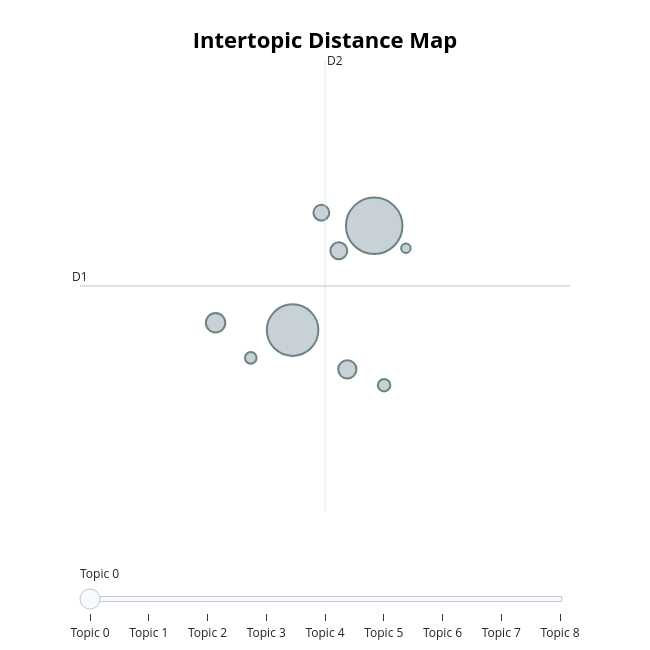

The notebook cell saved with this chart:
### Markdown cell above
### X2. Re-Check Visualizations
👁️ Check topic visualizations after each effective modification step above.<br>
🔄 Try both embeddings and cTF-IDF using `use_ctfidf`

📚 BERTopic [visualize_topics()](https://maartengr.github.io/BERTopic/api/bertopic.html#bertopic._bertopic.BERTopic.visualize_topics), [visualize_heatmap()](https://maartengr.github.io/BERTopic/api/bertopic.html#bertopic._bertopic.BERTopic.visualize_heatmap)

### Code cell
#| code-summary: 'Visualize topics in UMAP 2-dimensional space'
topic_model.visualize_topics(
    use_ctfidf = False, # default False (by embeddings) / True (by cTF-IDF)
    top_n_topics = None, # default None (all)
    custom_labels = True, # default False
)

### Figure 1 — Plotly figure (JSON) as saved in the notebook; plotly's stock layout.template omitted (floating-point values rounded to 4 significant figures)
{"data": [{"customdata": [[0, "human | assistant | make | like | use", 573], [1, "human | assistant | people | like | want", 476], [2, "game | games | video | play | assistant", 68], [3, "human | film | assistant | movies | story", 60], [4, "visit | hotel | assistant | human | time", 51], [5, "hair | want | blonde | human | assistant", 45], [6, "music | song | genre | 10 | favorite", 28], [7, "address | locate | home | human | assistant", 24], [8, "symptoms | ear | kidney | kidneys | doctor", 16]], "hovertemplate": "<b>Topic %{customdata[0]}</b><br>%{customdata[1]}<br>Size: %{customdata[2]}", "legendgroup": "", "marker": {"color": "#B0BEC5", "line": {"color": "DarkSlateGrey", "width": 2}, "size": [573, 476, 68, 60, 51, 45, 28, 24, 16], "sizemode": "area", "sizeref": 0.3581, "symbol": "circle"}, "mode": "markers", "name": "", "orientation": "v", "showlegend": false, "type": "scatter", "x": [11.81, 10.9, 10.04, 11.51, 11.41, 11.22, 11.92, 10.43, 12.16], "xaxis": "x", "y": [19.72, 17.67, 17.82, 16.9, 19.23, 19.98, 16.59, 17.13, 19.28], "yaxis": "y"}], "layout": {"annotations": [{"showarrow": false, "text": "D1", "x": 8.537, "y": 18.54, "yshift": 10}, {"showarrow": false, "text": "D2", "x": 11.26, "xshift": 10, "y": 22.97}], "height": 650, "hoverlabel": {"bgcolor": "white", "font": {"family": "Rockwell", "size": 16}}, "legend": {"itemsizing": "constant", "tracegroupgap": 0}, "margin": {"t": 60}, "shapes": [{"line": {"color": "#CFD8DC", "width": 2}, "type": "line", "x0": 11.26, "x1": 11.26, "y0": 14.1, "y1": 22.97}, {"line": {"color": "#9E9E9E", "width": 2}, "type": "line", "x0": 8.537, "x1": 13.98, "y0": 18.54, "y1": 18.54}], "sliders": [{"active": 0, "pad": {"t": 50}, "steps": [{"args": [{"marker.color": [["red", "#B0BEC5", "#B0BEC5", "#B0BEC5", "#B0BEC5", "#B0BEC5", "#B0BEC5", "#B0BEC5", "#B0BEC5"]]}], "label": "Topic 0", "method": "update"}, {"args": [{"marker.color": [["#B0BEC5", "red", "#B0BEC5", "#B0BEC5", "#B0BEC5", "#B0BEC5", "#B0BEC5", "#B0BEC5", "#B0BEC5"]]}], "label": "Topic 1", "method": "update"}, {"args": [{"marker.color": [["#B0BEC5", "#B0BEC5", "red", "#B0BEC5", "#B0BEC5", "#B0BEC5", "#B0BEC5", "#B0BEC5", "#B0BEC5"]]}], "label": "Topic 2", "method": "update"}, {"args": [{"marker.color": [["#B0BEC5", "#B0BEC5", "#B0BEC5", "red", "#B0BEC5", "#B0BEC5", "#B0BEC5", "#B0BEC5", "#B0BEC5"]]}], "label": "Topic 3", "method": "update"}, {"args": [{"marker.color": [["#B0BEC5", "#B0BEC5", "#B0BEC5", "#B0BEC5", "red", "#B0BEC5", "#B0BEC5", "#B0BEC5", "#B0BEC5"]]}], "label": "Topic 4", "method": "update"}, {"args": [{"marker.color": [["#B0BEC5", "#B0BEC5", "#B0BEC5", "#B0BEC5", "#B0BEC5", "red", "#B0BEC5", "#B0BEC5", "#B0BEC5"]]}], "label": "Topic 5", "method": "update"}, {"args": [{"marker.color": [["#B0BEC5", "#B0BEC5", "#B0BEC5", "#B0BEC5", "#B0BEC5", "#B0BEC5", "red", "#B0BEC5", "#B0BEC5"]]}], "label": "Topic 6", "method": "update"}, {"args": [{"marker.color": [["#B0BEC5", "#B0BEC5", "#B0BEC5", "#B0BEC5", "#B0BEC5", "#B0BEC5", "#B0BEC5", "red", "#B0BEC5"]]}], "label": "Topic 7", "method": "update"}, {"args": [{"marker.color": [["#B0BEC5", "#B0BEC5", "#B0BEC5", "#B0BEC5", "#B0BEC5", "#B0BEC5", "#B0BEC5", "#B0BEC5", "red"]]}], "label": "Topic 8", "method": "update"}]}], "title": {"font": {"color": "Black", "size": 22}, "text": "<b>Intertopic Distance Map</b>", "x": 0.5, "xanchor": "center", "y": 0.95, "yanchor": "top"}, "width": 650, "xaxis": {"anchor": "y", "domain": [0, 1], "range": [8.537, 13.98], "title": {"text": ""}, "visible": false}, "yaxis": {"anchor": "x", "domain": [0, 1], "range": [14.1, 22.97], "title": {"text": ""}, "visible": false}}}
